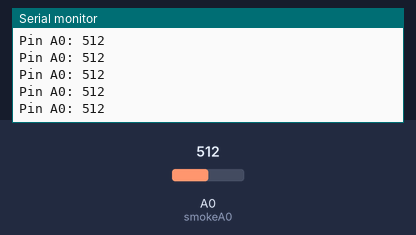
The sketch below on a simulated Arduino Uno, built with avr-gcc and run on an emulated ATmega328P. On the bench: the last lines printed to the serial monitor. The inputs (shaded band) are chosen by the test bench; at power-on: A0 (smokeA0) = 512.

Above: at 1.2 s.
1.3 s: A0 (smokeA0) set to 716
At 1.31 s:
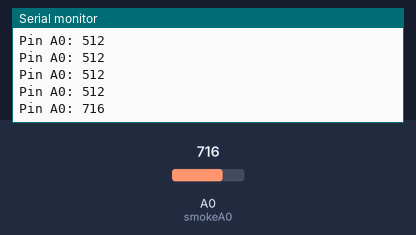
2.8 s: A0 (smokeA0) set to 900
At 2.82 s:
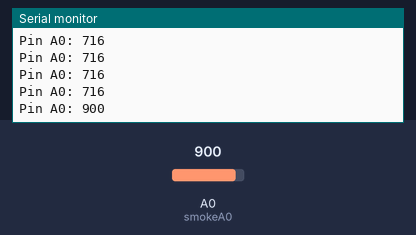
Timing chart, 0 to 5.8 s (numbered marks = the images above; inputs shaded):
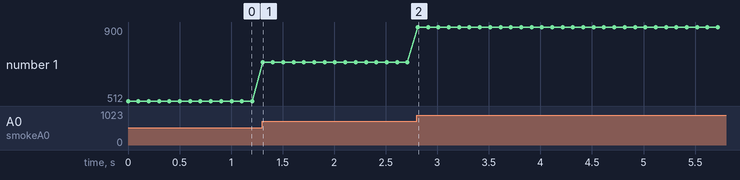

The sketch:

MQ-2.ino
```cpp
/*******

 All the resources for this project:
 https://www.hackster.io/Aritro

*******/


int smokeA0 = A0;


void setup() {

  pinMode(smokeA0, INPUT);
  Serial.begin(9600);
}

void loop() {
  int analogSensor = analogRead(smokeA0);

  Serial.print("Pin A0: ");
  Serial.println(analogSensor);
  // Checks if it has reached the threshold value

  delay(100);
}
```

Measured:
- after the input at 1.3 s, the serial monitor: prints a new line at once (image 1)
- after the input at 2.8 s, the serial monitor: prints a new line at once (image 2)
- plotted number 1: 512 → 716 after the input at 1.3 s, 716 → 900 after the input at 2.8 s
